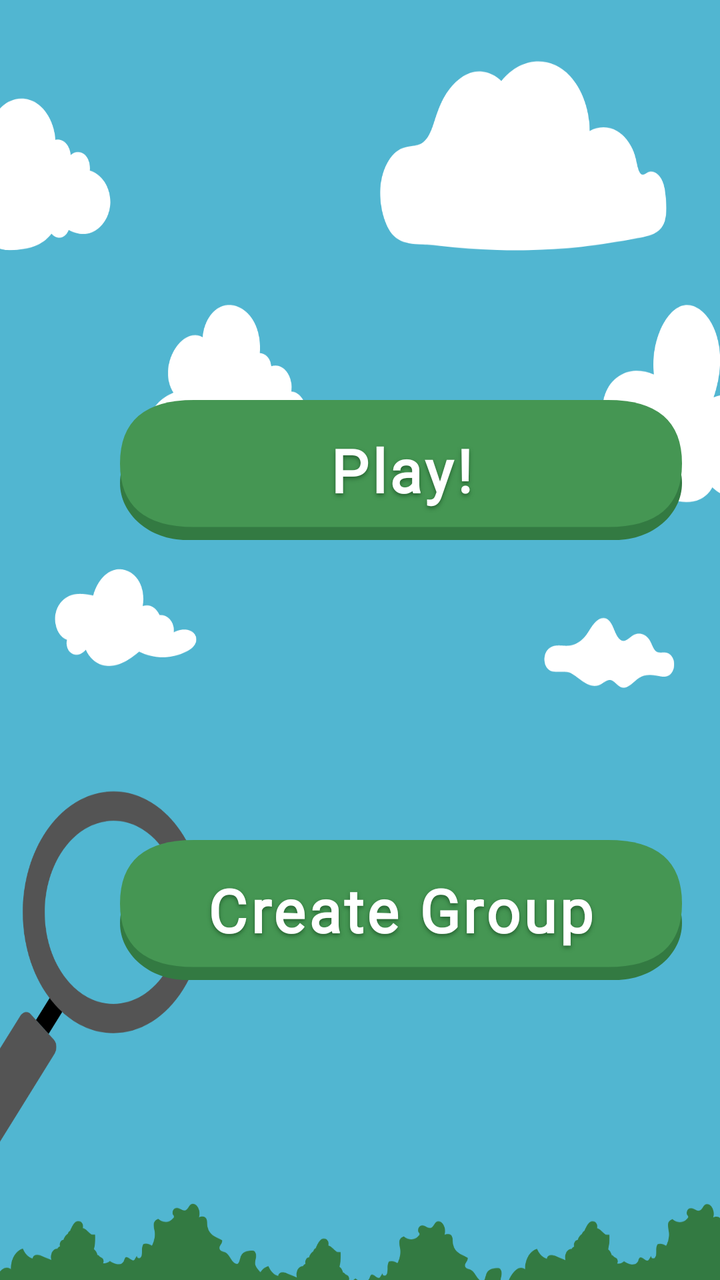
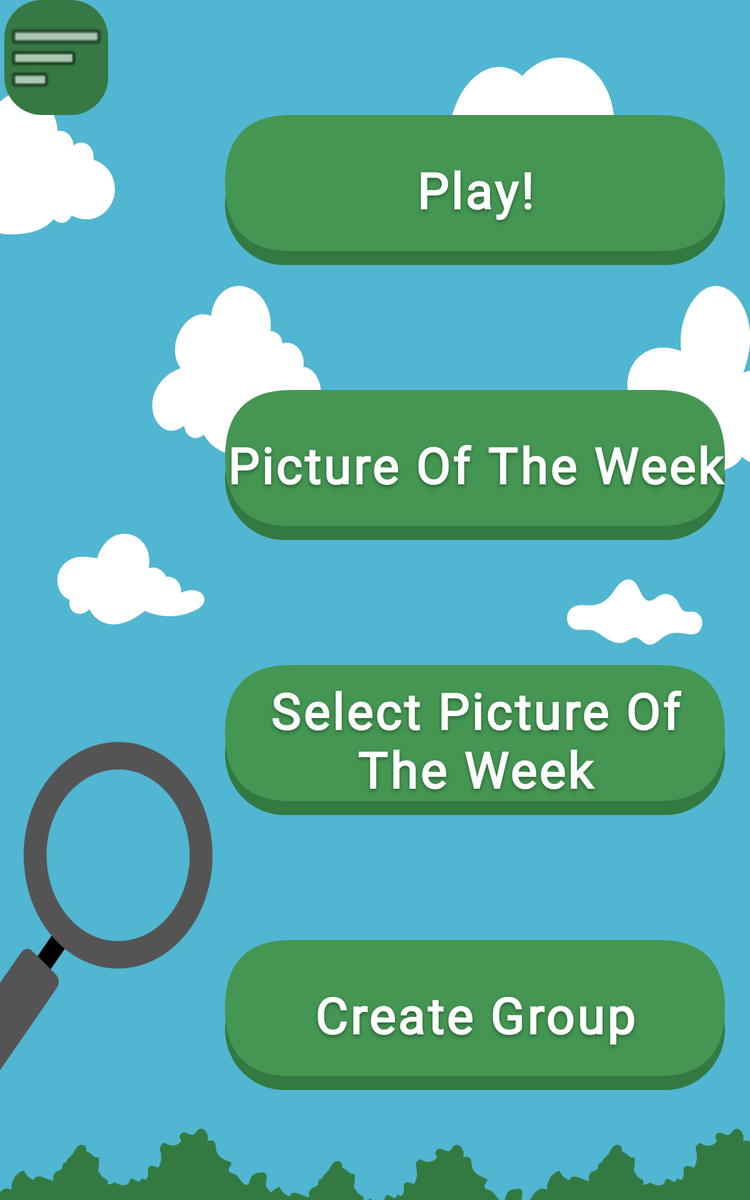

Two renders of one Android screen. The first uses the default layout on a phone; the second uses the alternative layout the repository ships for a different screen configuration, on a matching device. The two XML files are below.
<!-- AndroidManifest.xml: application theme Theme.FindAndPlay -->
<!-- res/layout/activity_landing_page.xml -->
<?xml version="1.0" encoding="utf-8"?>
<LinearLayout xmlns:android="http://schemas.android.com/apk/res/android"
    xmlns:app="http://schemas.android.com/apk/res-auto"
    xmlns:tools="http://schemas.android.com/tools"
    android:layout_width="match_parent"
    android:layout_height="match_parent"
    tools:context=".LandingPage"
    android:orientation="vertical">

    <androidx.appcompat.widget.AppCompatButton
        android:id="@+id/playBtn"
        android:layout_width="281dp"
        android:layout_height="70dp"
        android:layout_marginStart="60sp"
        android:layout_marginTop="200sp"
        android:layout_marginEnd="60sp"
        android:background="@drawable/button_green"
        android:fontFamily="@font/rubik"
        android:gravity="center"
        android:letterSpacing="0.05"
        android:shadowColor="#256130"
        android:shadowDx="0"
        android:shadowDy="3"
        android:shadowRadius="5"
        android:text="@string/PlayBtn"
        android:textAllCaps="false"
        android:textColor="@color/white"
        android:textSize="30sp"
        android:textStyle="bold"
        tools:ignore="TextContrastCheck" />

    <androidx.appcompat.widget.AppCompatButton
        android:id="@+id/createGroupBtn"
        android:layout_width="281dp"
        android:layout_height="70dp"
        android:layout_marginStart="60sp"
        android:layout_marginTop="150sp"
        android:layout_marginRight="60sp"
        android:background="@drawable/button_green"
        android:fontFamily="@font/rubik"
        android:gravity="center"
        android:letterSpacing="0.05"
        android:shadowColor="#256130"
        android:shadowDx="0"
        android:shadowDy="3"
        android:shadowRadius="5"
        android:text="@string/createGroupBtn"
        android:textAllCaps="false"
        android:textColor="@color/white"
        android:textSize="30sp"
        android:textStyle="bold"
        tools:ignore="TextContrastCheck" />

</LinearLayout>
<!-- resources referenced by this layout -->
<resources>
  <color name="white">#FFFFFFFF</color>
  <!-- drawable button_green (drawable) -->
  <?xml version="1.0" encoding="utf-8"?>
  <selector xmlns:android="http://schemas.android.com/apk/res/android">
      <item android:state_pressed="true" android:drawable="@drawable/button_green_on" />
      <item android:drawable="@drawable/button_green_off" />
  </selector>
  <string name="PlayBtn">Play!</string>
  <string name="createGroupBtn">Create Group</string>
  <style name="Theme.FindAndPlay" parent="Theme.MaterialComponents.DayNight.NoActionBar">
          
          <item name="colorPrimary">@color/purple_500</item>
          <item name="colorPrimaryVariant">@color/purple_700</item>
          <item name="colorOnPrimary">@color/white</item>
          
          <item name="colorSecondary">@color/teal_200</item>
          <item name="colorSecondaryVariant">@color/teal_700</item>
          <item name="colorOnSecondary">@color/black</item>
          
          <item name="android:statusBarColor" tools:targetApi="l">?attr/colorPrimaryVariant</item>
          
          <item name="android:windowBackground">@drawable/background_photo</item>
      </style>
  <!-- drawable button_green_on (drawable) -->
  <?xml version="1.0" encoding="utf-8"?>
  <vector xmlns:android="http://schemas.android.com/apk/res/android"
      android:width="1dp"
      android:height="1dp"
      android:viewportWidth="186"
      android:viewportHeight="54"
      android:scaleType="fitXY">
  
      <path
          android:fillColor="#459653"
          android:pathData="M0 32C0 19.8497 9.84974 10 22 10H164C176.15 10 186 19.8497 186 32C186 44.1503 176.15 54 164 54H22C9.84974 54 0 44.1503 0 32Z" />
      <path
          android:fillColor="#337A42"
          android:pathData="M 24.5 0 L 161.5 0 Q 186 0 186 24.5 L 186 24.5 Q 186 49 161.5 49 L 24.5 49 Q 0 49 0 24.5 L 0 24.5 Q 0 0 24.5 0 Z" />
  </vector>
  <!-- drawable button_green_off (drawable) -->
  <?xml version="1.0" encoding="utf-8"?>
  <vector xmlns:android="http://schemas.android.com/apk/res/android"
      android:width="1dp"
      android:height="1dp"
      android:viewportWidth="186"
      android:viewportHeight="54"
      android:scaleType="fitXY">
  
      <path
          android:fillColor="#337A42"
          android:pathData="M0 32C0 19.8497 9.84974 10 22 10H164C176.15 10 186 19.8497 186 32C186 44.1503 176.15 54 164 54H22C9.84974 54 0 44.1503 0 32Z" />
      <path
          android:fillColor="#459653"
          android:pathData="M 24.5 0 L 161.5 0 Q 186 0 186 24.5 L 186 24.5 Q 186 49 161.5 49 L 24.5 49 Q 0 49 0 24.5 L 0 24.5 Q 0 0 24.5 0 Z" />
  </vector>
  <color name="purple_500">#FF6200EE</color>
  <color name="purple_700">#FF3700B3</color>
  <color name="teal_200">#FF03DAC5</color>
  <color name="teal_700">#FF018786</color>
  <color name="black">#FF000000</color>
  <!-- drawable background_photo: png bitmap (drawable, 95942 bytes) -->
</resources>
<!-- res/layout-sw600dp/activity_landing_page.xml (the repository's variant of the layout above) -->
<!-- drawn on a 7-inch tablet held upright -->
<?xml version="1.0" encoding="utf-8"?>
<LinearLayout xmlns:android="http://schemas.android.com/apk/res/android"
    xmlns:app="http://schemas.android.com/apk/res-auto"
    xmlns:tools="http://schemas.android.com/tools"
    android:layout_width="match_parent"
    android:layout_height="match_parent"
    tools:context=".LandingPage"
    android:orientation="vertical">

    <androidx.constraintlayout.widget.ConstraintLayout
        android:layout_width="wrap_content"
        android:layout_height="wrap_content">

        <Button
            android:id="@+id/openBurgerMenuButton"
            android:layout_width="90dp"
            android:layout_height="90dp"
            android:translationZ="90dp"
            android:visibility="invisible"
            app:layout_constraintBottom_toBottomOf="parent"
            app:layout_constraintEnd_toEndOf="parent"
            app:layout_constraintStart_toStartOf="parent"
            app:layout_constraintTop_toTopOf="parent" />

        <com.google.android.material.imageview.ShapeableImageView
            android:id="@+id/openBurgerMenuButton_design"
            android:layout_width="83dp"
            android:layout_height="92dp"
            android:background="#367944"
            app:layout_constraintBottom_toBottomOf="@id/openBurgerMenuButton"
            app:layout_constraintEnd_toEndOf="@id/openBurgerMenuButton"
            app:layout_constraintStart_toStartOf="@id/openBurgerMenuButton"
            app:layout_constraintTop_toTopOf="@id/openBurgerMenuButton"
            app:shapeAppearanceOverlay="@style/roundimageview"
            app:srcCompat="@android:drawable/ic_menu_sort_by_size"
            tools:ignore="ImageContrastCheck" />
    </androidx.constraintlayout.widget.ConstraintLayout>

    <androidx.appcompat.widget.AppCompatButton
        android:id="@+id/playBtn"
        android:layout_width="400dp"
        android:layout_height="120dp"
        android:layout_marginStart="180sp"
        android:layout_marginTop="0sp"
        android:layout_marginEnd="60sp"
        android:background="@drawable/button_green"
        android:fontFamily="@font/rubik"
        android:gravity="center"
        android:letterSpacing="0.05"
        android:shadowColor="#256130"
        android:shadowDx="0"
        android:shadowDy="3"
        android:shadowRadius="5"
        android:text="@string/PlayBtn"
        android:textAllCaps="false"
        android:textColor="@color/white"
        android:textSize="40sp"
        android:textStyle="bold"
        tools:ignore="TextContrastCheck" />

    <androidx.appcompat.widget.AppCompatButton
        android:id="@+id/pictureOTWBtn"
        android:layout_width="400dp"
        android:layout_height="120dp"
        android:layout_marginStart="180sp"
        android:layout_marginTop="100sp"
        android:layout_marginEnd="60sp"
        android:background="@drawable/button_green"
        android:fontFamily="@font/rubik"
        android:gravity="center"
        android:letterSpacing="0.05"
        android:shadowColor="#256130"
        android:shadowDx="0"
        android:shadowDy="3"
        android:shadowRadius="5"
        android:text="@string/pickOfTheWeekBtn"
        android:textAllCaps="false"
        android:textColor="@color/white"
        android:textSize="40sp"
        android:textStyle="bold"
        tools:ignore="TextContrastCheck" />

    <androidx.appcompat.widget.AppCompatButton
        android:id="@+id/pickPictureOTWBTN"
        android:layout_width="400dp"
        android:layout_height="120dp"
        android:layout_marginStart="180sp"
        android:layout_marginTop="100sp"
        android:layout_marginEnd="60sp"
        android:background="@drawable/button_green"
        android:fontFamily="@font/rubik"
        android:gravity="center"
        android:letterSpacing="0.05"
        android:shadowColor="#256130"
        android:shadowDx="0"
        android:shadowDy="3"
        android:shadowRadius="5"
        android:text="@string/selectPictureOfTheWeekBtn"
        android:textAllCaps="false"
        android:textColor="@color/white"
        android:textSize="40sp"
        android:textStyle="bold"
        tools:ignore="TextContrastCheck" />

    <androidx.appcompat.widget.AppCompatButton
        android:id="@+id/createGroupBtn"
        android:layout_width="400dp"
        android:layout_height="120dp"
        android:layout_marginStart="180sp"
        android:layout_marginTop="100sp"
        android:layout_marginEnd="60sp"
        android:background="@drawable/button_green"
        android:fontFamily="@font/rubik"
        android:gravity="center"
        android:letterSpacing="0.05"
        android:shadowColor="#256130"
        android:shadowDx="0"
        android:shadowDy="3"
        android:shadowRadius="5"
        android:text="@string/createGroupBtn"
        android:textAllCaps="false"
        android:textColor="@color/white"
        android:textSize="40sp"
        android:textStyle="bold"
        tools:ignore="TextContrastCheck" />

</LinearLayout>
<!-- resources referenced by the variant -->
<!-- as a 7-inch tablet held upright resolves them -->
<resources>
  <color name="white">#FFFFFFFF</color>
  <!-- drawable button_green (drawable) -->
  <?xml version="1.0" encoding="utf-8"?>
  <selector xmlns:android="http://schemas.android.com/apk/res/android">
      <item android:state_pressed="true" android:drawable="@drawable/button_green_on" />
      <item android:drawable="@drawable/button_green_off" />
  </selector>
  <string name="PlayBtn">Play!</string>
  <string name="createGroupBtn">Create Group</string>
  <string name="pickOfTheWeekBtn">Picture Of The Week</string>
  <string name="selectPictureOfTheWeekBtn">Select Picture Of The Week</string>
  <style name="roundimageview" parent="">
          <item name="cornerFamily">rounded</item>
          <item name="cornerSize">30dp</item>
          <item name="color">@color/white</item>
      </style>
  <style name="Theme.FindAndPlay" parent="Theme.MaterialComponents.DayNight.NoActionBar">
          
          <item name="colorPrimary">@color/purple_500</item>
          <item name="colorPrimaryVariant">@color/purple_700</item>
          <item name="colorOnPrimary">@color/white</item>
          
          <item name="colorSecondary">@color/teal_200</item>
          <item name="colorSecondaryVariant">@color/teal_700</item>
          <item name="colorOnSecondary">@color/black</item>
          
          <item name="android:statusBarColor" tools:targetApi="l">?attr/colorPrimaryVariant</item>
          
          <item name="android:windowBackground">@drawable/background_photo</item>
      </style>
  <!-- drawable button_green_on (drawable) -->
  <?xml version="1.0" encoding="utf-8"?>
  <vector xmlns:android="http://schemas.android.com/apk/res/android"
      android:width="1dp"
      android:height="1dp"
      android:viewportWidth="186"
      android:viewportHeight="54"
      android:scaleType="fitXY">
  
      <path
          android:fillColor="#459653"
          android:pathData="M0 32C0 19.8497 9.84974 10 22 10H164C176.15 10 186 19.8497 186 32C186 44.1503 176.15 54 164 54H22C9.84974 54 0 44.1503 0 32Z" />
      <path
          android:fillColor="#337A42"
          android:pathData="M 24.5 0 L 161.5 0 Q 186 0 186 24.5 L 186 24.5 Q 186 49 161.5 49 L 24.5 49 Q 0 49 0 24.5 L 0 24.5 Q 0 0 24.5 0 Z" />
  </vector>
  <!-- drawable button_green_off (drawable) -->
  <?xml version="1.0" encoding="utf-8"?>
  <vector xmlns:android="http://schemas.android.com/apk/res/android"
      android:width="1dp"
      android:height="1dp"
      android:viewportWidth="186"
      android:viewportHeight="54"
      android:scaleType="fitXY">
  
      <path
          android:fillColor="#337A42"
          android:pathData="M0 32C0 19.8497 9.84974 10 22 10H164C176.15 10 186 19.8497 186 32C186 44.1503 176.15 54 164 54H22C9.84974 54 0 44.1503 0 32Z" />
      <path
          android:fillColor="#459653"
          android:pathData="M 24.5 0 L 161.5 0 Q 186 0 186 24.5 L 186 24.5 Q 186 49 161.5 49 L 24.5 49 Q 0 49 0 24.5 L 0 24.5 Q 0 0 24.5 0 Z" />
  </vector>
  <color name="purple_500">#FF6200EE</color>
  <color name="purple_700">#FF3700B3</color>
  <color name="teal_200">#FF03DAC5</color>
  <color name="teal_700">#FF018786</color>
  <color name="black">#FF000000</color>
  <!-- drawable background_photo: png bitmap (drawable, 95942 bytes) -->
</resources>
